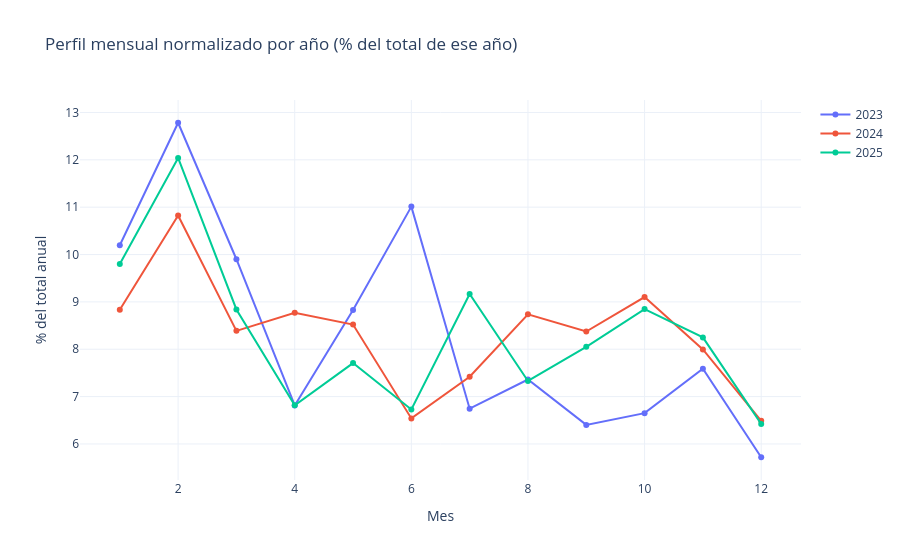

This figure's notebook cell:
### Markdown cell above
## 5.2 ¿El patron se repite ano por ano, o es un artefacto de tener pocos ciclos?

Con solo 3 anios (2023-2025), STL tiene muy poca capacidad para distinguir un patron GENUINAMENTE recurrente de una forma que coincide por casualidad entre esos 3 anios especificos. Kruskal-Wallis confirma que 'el mes importa' usando datos diarios (mas poder estadistico), pero no confirma que sea el MISMO patron cada anio. Se verifica aqui directamente: se compara el perfil mensual (normalizado como % del total de ese anio, para que las diferencias de volumen entre anios no distorsionen la forma) de 2023 vs 2024 vs 2025, y se mide que tan correlacionados estan entre si (Spearman, porque importa el ORDEN/ranking de meses, no el valor exacto).

### Code cell
from scipy.stats import spearmanr

perfil_anual = (
    df_estable.assign(año=df_estable["fecha_de_publicacion_del"].dt.year,
                       mes=df_estable["fecha_de_publicacion_del"].dt.month)
    .groupby(["año", "mes"]).size().reset_index(name="procesos")
)
perfil_anual["pct_del_año"] = perfil_anual.groupby("año")["procesos"].transform(lambda s: s / s.sum() * 100)

fig = go.Figure()
for año, grupo in perfil_anual.groupby("año"):
    fig.add_trace(go.Scatter(x=grupo["mes"], y=grupo["pct_del_año"], mode="lines+markers", name=str(año)))
fig.update_layout(title="Perfil mensual normalizado por año (% del total de ese año)",
                   xaxis_title="Mes", yaxis_title="% del total anual", template="plotly_white")
fig.show()

# Consistencia entre años: correlacion de Spearman por pares (importa el orden de los meses, no el valor)
tabla_ancha = perfil_anual.pivot(index="mes", columns="año", values="pct_del_año")
años = tabla_ancha.columns.tolist()
print("Correlacion de Spearman entre el perfil mensual de cada par de años:")
for i in range(len(años)):
    for j in range(i+1, len(años)):
        rho, p = spearmanr(tabla_ancha[años[i]], tabla_ancha[años[j]])
        print(f"  {años[i]} vs {años[j]}: rho = {rho:.2f} (p = {p:.3f})")

### Figure 1 — Plotly figure (JSON) as saved in the notebook; plotly's stock layout.template omitted (floating-point values rounded to 4 significant figures)
{"data": [{"mode": "lines+markers", "name": "2023", "type": "scatter", "x": [1, 2, 3, 4, 5, 6, 7, 8, 9, 10, 11, 12], "y": [10.2, 12.78, 9.9, 6.813, 8.83, 11.01, 6.745, 7.36, 6.403, 6.651, 7.587, 5.719]}, {"mode": "lines+markers", "name": "2024", "type": "scatter", "x": [1, 2, 3, 4, 5, 6, 7, 8, 9, 10, 11, 12], "y": [8.835, 10.83, 8.389, 8.771, 8.521, 6.539, 7.419, 8.738, 8.375, 9.103, 7.997, 6.489]}, {"mode": "lines+markers", "name": "2025", "type": "scatter", "x": [1, 2, 3, 4, 5, 6, 7, 8, 9, 10, 11, 12], "y": [9.798, 12.04, 8.84, 6.816, 7.708, 6.728, 9.167, 7.331, 8.051, 8.848, 8.25, 6.423]}], "layout": {"title": {"text": "Perfil mensual normalizado por año (% del total de ese año)"}, "xaxis": {"title": {"text": "Mes"}}, "yaxis": {"title": {"text": "% del total anual"}}}}
